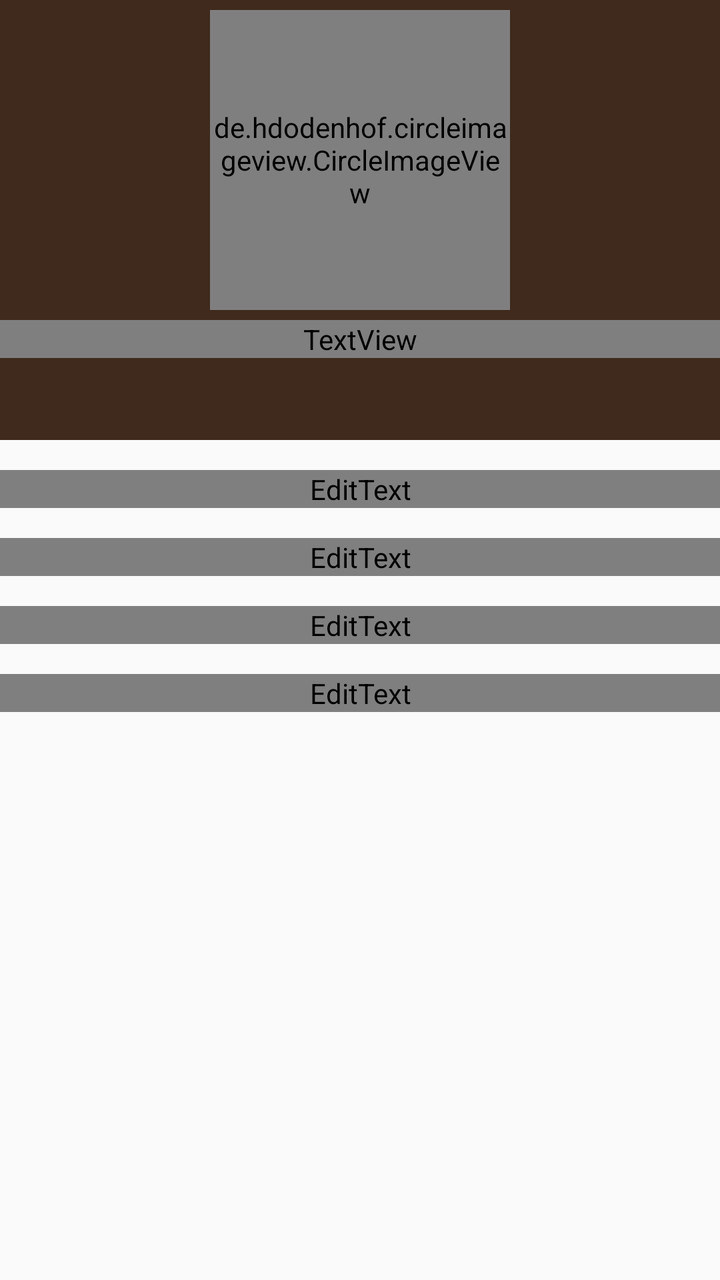
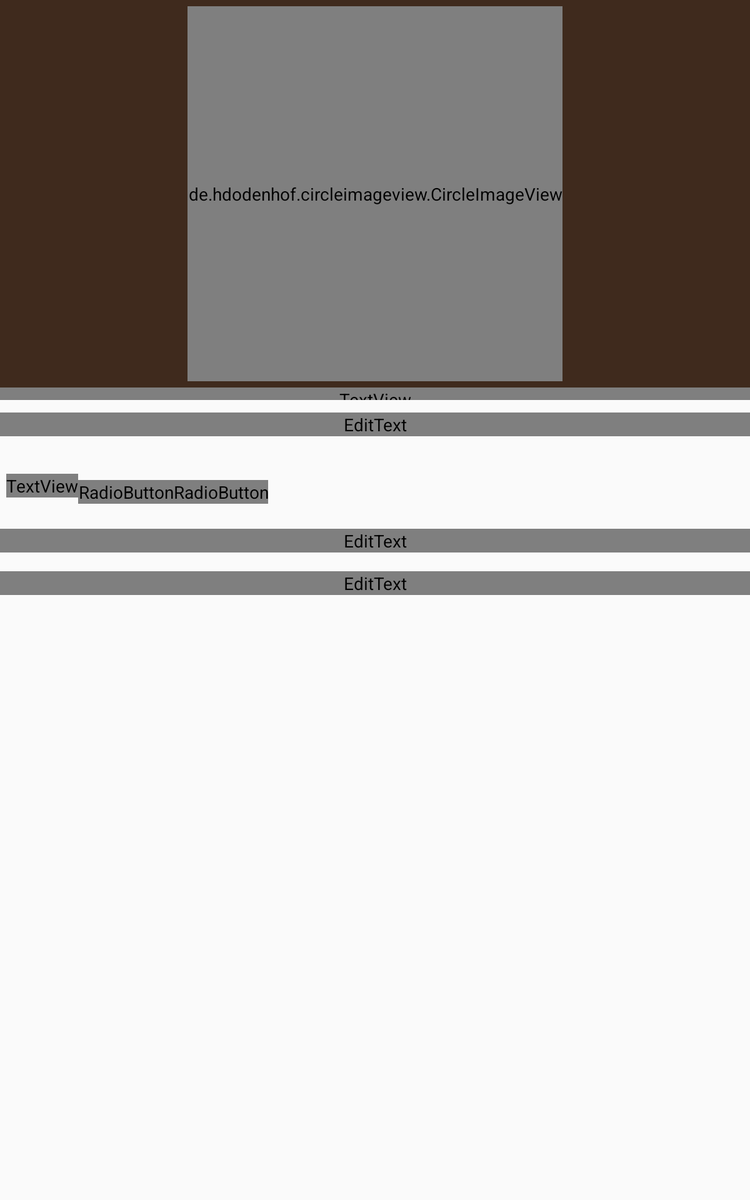

Compare how this app lays out the same screen by default and in its alternative resource folder. The renders come first, then the two layout files and the values they reference.
<!-- AndroidManifest.xml: application theme AppTheme -->
<!-- res/layout/activity_profile.xml -->
<?xml version="1.0" encoding="utf-8"?>
<RelativeLayout xmlns:android="http://schemas.android.com/apk/res/android"
    xmlns:app="http://schemas.android.com/apk/res-auto"
    xmlns:tools="http://schemas.android.com/tools"
    android:layout_width="match_parent"
    android:layout_height="match_parent"
    android:layoutDirection="ltr">



        <LinearLayout
            android:layout_width="match_parent"
            android:layout_height="match_parent"
            android:orientation="vertical"
            android:paddingBottom="10dp">

            <LinearLayout
                android:id="@+id/layout"
                android:layout_width="match_parent"
                android:layout_height="220dp"
                android:background="@color/colorPrimary"
                android:orientation="vertical">


                <de.hdodenhof.circleimageview.CircleImageView xmlns:app="http://schemas.android.com/apk/res-auto"

                    android:id="@+id/profile_photo"
                    android:layout_width="150dp"
                    android:layout_height="150dp"
                    android:layout_gravity="center"
                    android:layout_margin="5dp"
                    android:src="@drawable/doctor"
                    app:civ_border_color="#FF000000"
                    app:civ_border_width="2dp" />

                <LinearLayout
                    android:id="@+id/profile_layout"
                    android:layout_width="match_parent"
                    android:layout_height="match_parent"
                    android:layout_below="@+id/header_cover_image"
                    android:elevation="4dp"
                    android:orientation="vertical"
                    android:paddingBottom="0dp">


                    <LinearLayout

                        android:layout_width="match_parent"
                        android:layout_height="wrap_content"

                        android:gravity="center"
                        android:orientation="vertical">

                        <TextView
                            android:id="@+id/name_cover"
                            android:layout_width="match_parent"
                            android:layout_height="wrap_content"
                            android:layout_centerHorizontal="true"
                            android:fontFamily="@font/coconnextarabic_bold"
                            android:gravity="center"
                            android:text="Sara Alaa Alkurdy"
                            android:textColor="#fff"
                            android:textSize="25sp"
                            android:textStyle="bold" />

                        <TextView
                            android:id="@+id/email_cover"
                            android:layout_width="wrap_content"
                            android:layout_height="wrap_content"
                            android:layout_centerHorizontal="true"
                            android:layout_marginTop="0dp"
                            android:text="sara@gmail.com"
                            android:textColor="#fff"
                            android:textSize="16sp"
                            android:visibility="gone" />

                    </LinearLayout>

                </LinearLayout>


            </LinearLayout>


            <LinearLayout
                android:id="@+id/profile_properties"
                android:layout_width="match_parent"
                android:layout_height="wrap_content"
                android:orientation="vertical">

                <LinearLayout
                    android:layout_width="match_parent"
                    android:layout_height="match_parent"
                    android:layout_marginTop="15dp"
                    android:orientation="horizontal">
                    
                    
                    
                    
                    
                    
                    
                    
                    
                    

                    
                    
                    
                    
                    
                    
                    
                    


                    <android.support.design.widget.TextInputLayout
                        android:layout_width="match_parent"
                        android:layout_height="wrap_content">

                        <EditText
                            android:id="@+id/the_email"
                            android:layout_width="match_parent"
                            android:layout_height="match_parent"
                            android:layout_centerHorizontal="true"
                            android:editable="false"
                            android:fontFamily="@font/coconnextarabic_bold"
                            android:hint="Email"
                            android:textColor="#000000"
                            android:textSize="18sp"
                            app:layout_constraintBottom_toTopOf="@id/HeartRate" />
                    </android.support.design.widget.TextInputLayout>


                </LinearLayout>

                
                
                
                

                <LinearLayout
                    android:layout_width="match_parent"
                    android:layout_height="match_parent"
                    android:layout_marginTop="15dp"
                    android:orientation="horizontal">

                    <android.support.design.widget.TextInputLayout
                        android:layout_width="match_parent"
                        android:layout_height="wrap_content">

                        <EditText
                            android:id="@+id/the_gender"
                            android:layout_width="match_parent"
                            android:layout_height="match_parent"
                            android:layout_centerHorizontal="true"
                            android:editable="false"
                            android:fontFamily="@font/coconnextarabic_bold"
                            android:hint="Gender"
                            android:textColor="#000000"
                            android:textSize="18sp"
                            android:textStyle="normal"
                            app:layout_constraintBottom_toTopOf="@id/HeartRate" />
                    </android.support.design.widget.TextInputLayout>

                </LinearLayout>


                <LinearLayout
                    android:layout_width="match_parent"
                    android:layout_height="match_parent"
                    android:layout_marginTop="15dp"
                    android:orientation="horizontal">

                    <android.support.design.widget.TextInputLayout
                        android:layout_width="match_parent"
                        android:layout_height="wrap_content">

                        <EditText
                            android:id="@+id/the_birthday"
                            android:layout_width="match_parent"
                            android:layout_height="match_parent"
                            android:layout_centerHorizontal="true"
                            android:editable="false"
                            android:fontFamily="@font/coconnextarabic_bold"
                            android:hint="Birthday"
                            android:textColor="#000000"
                            android:textSize="18sp"
                            app:layout_constraintBottom_toTopOf="@id/HeartRate" />
                    </android.support.design.widget.TextInputLayout>

                </LinearLayout>


                <LinearLayout
                    android:layout_width="match_parent"
                    android:layout_height="match_parent"
                    android:layout_marginTop="15dp"
                    android:orientation="horizontal">

                    <android.support.design.widget.TextInputLayout
                        android:layout_width="match_parent"
                        android:layout_height="wrap_content">

                        <EditText
                            android:id="@+id/the_number"
                            android:layout_width="match_parent"
                            android:layout_height="match_parent"
                            android:layout_centerHorizontal="true"
                            android:editable="false"
                            android:fontFamily="@font/coconnextarabic_bold"
                            android:hint="Number"
                            android:textColor="#000000"
                            android:textSize="18sp"
                            app:layout_constraintBottom_toTopOf="@id/HeartRate" />
                    </android.support.design.widget.TextInputLayout>
                </LinearLayout>


            </LinearLayout>


        </LinearLayout>





</RelativeLayout>
<!-- resources referenced by this layout -->
<resources>
  <color name="colorPrimary">#3f2a1d</color>
  <style name="AppTheme" parent="Theme.AppCompat.Light.DarkActionBar">
          
          <item name="colorPrimary">@color/colorPrimary</item>
          <item name="colorPrimaryDark">@color/colorPrimaryDark</item>
          <item name="colorAccent">@color/colorAccent</item>
      </style>
  <color name="colorPrimaryDark">#24150e</color>
  <color name="colorAccent">#8c7462</color>
</resources>
<!-- res/layout-large/activity_profile.xml (the author's variant of the layout above) -->
<!-- drawn on a 7-inch tablet held upright -->
<?xml version="1.0" encoding="utf-8"?>
<ScrollView xmlns:android="http://schemas.android.com/apk/res/android"
    xmlns:app="http://schemas.android.com/apk/res-auto"
    xmlns:tools="http://schemas.android.com/tools"
    android:layout_width="match_parent"
    android:layout_height="match_parent"
    android:layoutDirection="ltr">

    <LinearLayout
        android:layout_width="match_parent"
        android:layout_height="wrap_content"
        android:orientation="vertical"
        android:paddingBottom="20dp">


        <LinearLayout
            android:id="@+id/layout"
            android:layout_width="match_parent"
            android:layout_height="320dp"
            android:layout_weight="1"
            android:background="@color/colorPrimary"
            android:orientation="vertical">

            

            

            <de.hdodenhof.circleimageview.CircleImageView xmlns:app="http://schemas.android.com/apk/res-auto"
                android:id="@+id/profile_photo"
                android:layout_width="300dp"
                android:layout_height="300dp"
                android:layout_gravity="center"
                android:layout_margin="5dp"
                android:src="@drawable/doctor"
                app:civ_border_color="#FF000000"
                app:civ_border_width="2dp" />

            <LinearLayout
                android:id="@+id/profile_layout"
                android:layout_width="match_parent"
                android:layout_height="match_parent"
                android:layout_below="@+id/header_cover_image"
                android:elevation="4dp"
                android:orientation="vertical"
                android:paddingBottom="0dp">


                <LinearLayout

                    android:layout_width="match_parent"
                    android:layout_height="wrap_content"
                    android:layout_weight="2"
                    android:gravity="center"
                    android:orientation="vertical">

                    <TextView
                        android:id="@+id/name_cover"
                        android:layout_width="match_parent"
                        android:layout_height="wrap_content"
                        android:layout_centerHorizontal="true"
                        android:fontFamily="@font/coconnextarabic_bold"
                        android:gravity="center"
                        android:text="Sara Alaa Alkurdy"
                        android:textColor="#fff"
                        android:textSize="50sp"
                        android:textStyle="bold" />

                    <TextView
                        android:id="@+id/email_cover"
                        android:layout_width="wrap_content"
                        android:layout_height="wrap_content"
                        android:layout_centerHorizontal="true"
                        android:layout_marginTop="0dp"
                        android:text="sara@gmail.com"
                        android:textColor="#fff"
                        android:textSize="32sp"
                        android:visibility="gone" />

                </LinearLayout>

            </LinearLayout>
        </LinearLayout>


        <LinearLayout
            android:layout_width="match_parent"
            android:layout_height="match_parent"
            android:orientation="vertical">

            <LinearLayout
                android:layout_width="match_parent"
                android:layout_height="wrap_content"

                android:orientation="horizontal">

                
                
                
                
                
                
                
                

                
                
                
                
                
                
                


                <android.support.design.widget.TextInputLayout
                    android:layout_width="match_parent"
                    android:layout_height="wrap_content"
                    android:layout_marginBottom="10dp"
                    android:layout_marginTop="10dp">

                    <EditText

                        android:id="@+id/the_email"
                        android:layout_width="match_parent"
                        android:layout_height="match_parent"
                        android:enabled="false"
                        android:fontFamily="@font/coconnextarabic_bold"
                        android:hint="Email"
                        android:inputType="text"
                        android:textSize="40sp"
                        app:layout_goneMarginTop="100dp" />
                </android.support.design.widget.TextInputLayout>

            </LinearLayout>


            <LinearLayout
                android:layout_width="match_parent"
                android:layout_height="match_parent"
                android:layout_marginTop="20dp"
                android:orientation="horizontal">

                <TextView
                    android:id="@+id/Gender"
                    android:layout_width="wrap_content"
                    android:layout_height="wrap_content"
                    android:layout_marginLeft="5dp"
                    android:fontFamily="@font/coconnextarabic_bold"
                    android:text="Gender : "
                    android:textSize="40sp"
                    android:textStyle="bold" />

                <RadioGroup xmlns:android="http://schemas.android.com/apk/res/android"
                    android:layout_width="match_parent"
                    android:layout_height="wrap_content"
                    android:layout_marginTop="5dp"
                    android:orientation="horizontal">

                    <RadioButton
                        android:id="@+id/radio_Male"
                        android:layout_width="wrap_content"
                        android:layout_height="wrap_content"
                        android:fontFamily="@font/coconnextarabic_light"
                        android:onClick="ClickMale"
                        android:text="Male"
                        android:textSize="30dp" />

                    <RadioButton
                        android:id="@+id/radio_Female"
                        android:layout_width="wrap_content"
                        android:layout_height="wrap_content"
                        android:fontFamily="@font/coconnextarabic_light"
                        android:onClick="ClickFemale"
                        android:text="Female"
                        android:textSize="30dp" />
                </RadioGroup>

            </LinearLayout>


            <android.support.design.widget.TextInputLayout
                android:layout_width="match_parent"
                android:layout_height="wrap_content"
                android:layout_marginBottom="5dp"
                android:layout_marginTop="20dp">

                <EditText
                    android:id="@+id/Birthday"
                    android:layout_width="match_parent"
                    android:layout_height="match_parent"
                    android:fontFamily="@font/coconnextarabic_bold"
                    android:hint="Birthday"
                    android:inputType="datetime"
                    android:textSize="40sp"
                    app:layout_goneMarginTop="100dp" />
            </android.support.design.widget.TextInputLayout>

            <android.support.design.widget.TextInputLayout
                android:layout_width="match_parent"
                android:layout_height="wrap_content"
                android:layout_marginBottom="5dp"
                android:layout_marginTop="10dp">

                <EditText
                    android:id="@+id/Number"
                    android:layout_width="match_parent"
                    android:layout_height="match_parent"
                    android:fontFamily="@font/coconnextarabic_bold"
                    android:hint="Number"
                    android:inputType="number"
                    android:textSize="40sp"
                    app:layout_goneMarginTop="50dp" />
            </android.support.design.widget.TextInputLayout>

            <LinearLayout
                android:layout_width="match_parent"
                android:layout_height="wrap_content"
                android:layout_marginTop="20dp"
                android:orientation="horizontal">

                
                
                
                
                
                
                
                

                
                
                
                
                
                
                

                <android.support.design.widget.TextInputLayout
                    android:layout_width="match_parent"
                    android:layout_height="wrap_content"></android.support.design.widget.TextInputLayout>

            </LinearLayout>

        </LinearLayout>

    </LinearLayout>


</ScrollView>
